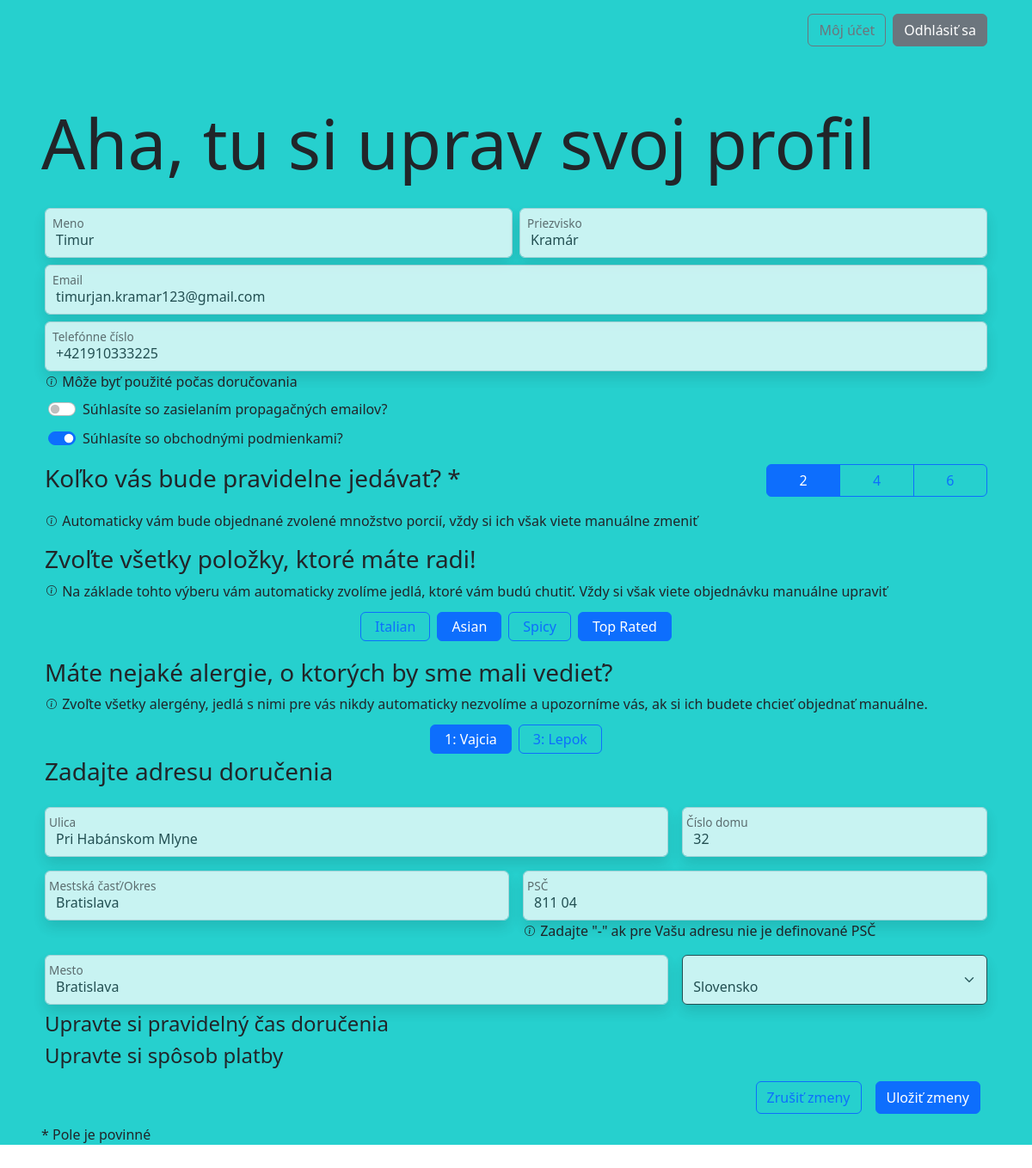
The page /my_account (signed in) on the database as committed earlier.
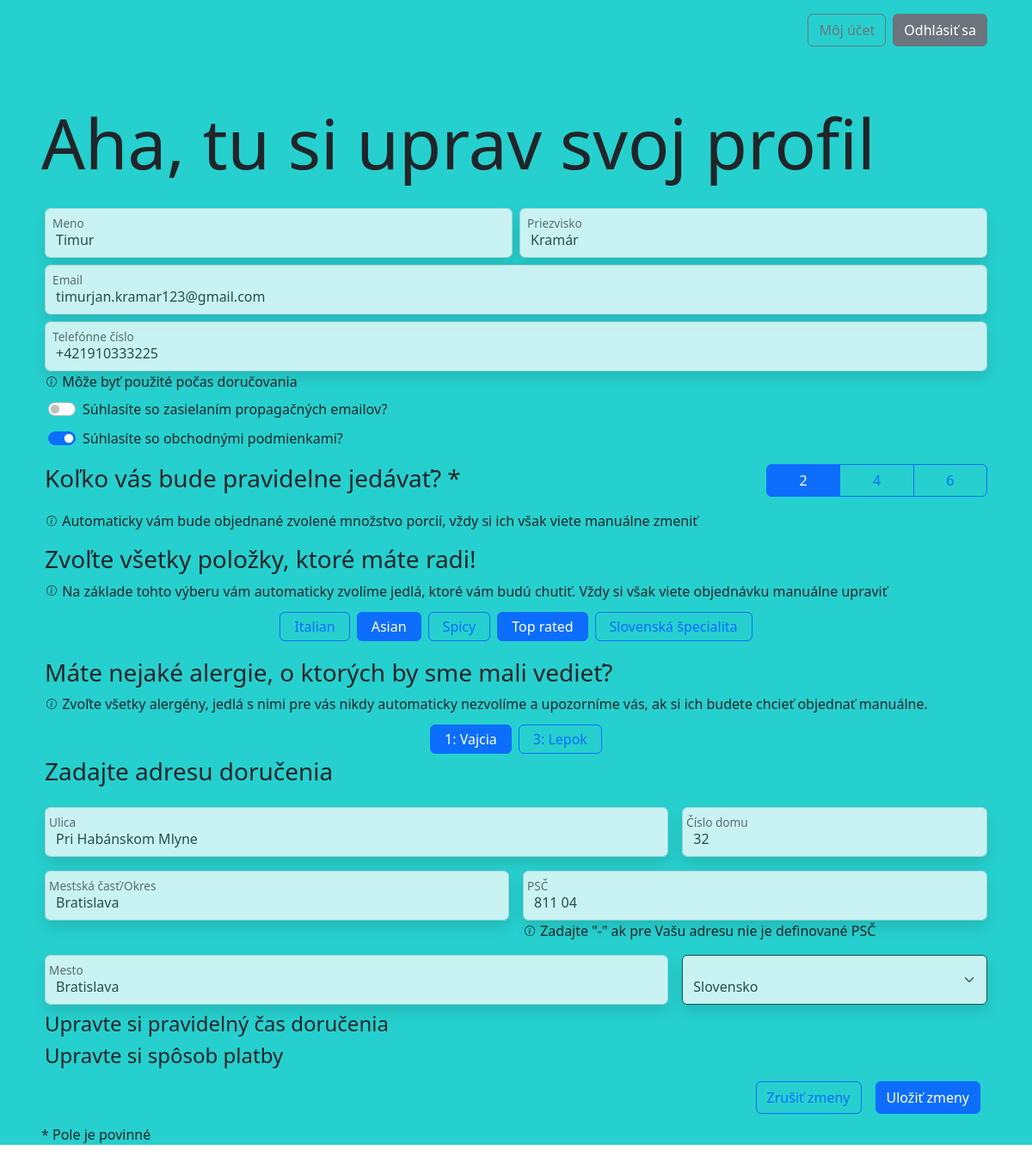
The same page on the database as committed later.
### home/models.py (models this page shows)
class UserProfile(models.Model):
    user_name = models.OneToOneField(User, related_name='profile', on_delete=models.DO_NOTHING)
    email = models.EmailField(max_length=254,blank=False)
    phone = models.CharField(max_length=20,blank=False)
    food_preferences = models.ManyToManyField(
        'recepty.FoodAttribute',
        related_name="users",
        blank=True
    )
    alergies = models.ManyToManyField(
        'recepty.Alergen',
        related_name="users",
        blank=True
    )
    portions_options = [(2, "2"), (4, "4"), (6, "6")]
    num_portions = models.IntegerField(default=2, choices=portions_options, blank=False)
    street = models.CharField(max_length=150,blank=True)
    house_no = models.CharField(max_length=8, blank=False)
    district = models.CharField(max_length=50,blank=False)
    city = models.CharField(max_length=100,blank=False)
    postal = models.CharField(max_length=6,blank=False)
    country = models.CharField(max_length=16, blank=False)
    newsletter = models.BooleanField(default=False)
    terms_conditions = models.BooleanField(default=False)
    pescetarian = models.BooleanField(verbose_name="Pescetarian",default=False)
    vegetarian = models.BooleanField(verbose_name="Vegetarian",default=False)
    vegan = models.BooleanField(verbose_name="Vegan",default=False)
    gluten_free = models.BooleanField(verbose_name="Gluten Free",default=False)

### recepty/models.py (models this page shows)
class FoodAttribute(models.Model):
    attr = models.CharField(max_length=255)
    def __str__(self):
        return self.attr

### home/views.py (the view)
# urls.py: path("my_account", views.my_account_view, name="my_account"),
@login_required
def my_account_view(request):
    if request.method == "POST":
        form = EditProfile(request.POST)
        if form.is_valid():
            return HttpResponseRedirect(reverse('home:home'))
        else:
            pass
    districts = [x[0] for x in CityDistrictPostal.objects.values_list("district").distinct()]
    cities = [x[0] for x in CityDistrictPostal.objects.values_list("city").distinct()]
    postal_codes = [x[0] for x in CityDistrictPostal.objects.values_list("postal").distinct()]
    print(postal_codes)
    streets = Streets.objects.all()
    context = {
        "form": EditProfile(
            initial={
                'firstname': request.user.first_name,
                'lastname': request.user.last_name,
                'email': request.user.email,
                'phone': request.user.profile.phone,
                'newsletter': request.user.profile.newsletter,
                'terms_conditions': request.user.profile.terms_conditions,
                'food_attributes': request.user.profile.food_preferences.all(),
                'alergies': request.user.profile.alergies.all(),
                'street': request.user.profile.street,
                'house_no': request.user.profile.house_no,
                'district': request.user.profile.district,
                'city': request.user.profile.city,
                'postal': request.user.profile.postal,
                'country': request.user.profile.country,
            }
        ),
        'districts': districts,
        'cities': cities,
        'postal_codes': postal_codes,
        'streets': streets
    }
    return render(request,"home/my_account.html",context)

### home/forms.py
class EditProfile(SignupForm):
    def __init__(self,*args, **kwargs):
        super().__init__(*args, **kwargs)
        self.helper = FormHelper(self)
        self.helper.form_action = reverse('home:my_account')
        self.helper.form_id = 'LoginForm'
        self.helper.form_class = 'needs-validation'
        self.helper.attrs = {'novalidate':''}
        self.fields.pop('password1')
        self.fields.pop('password2')

### home/models.py (called while the page is built)
    def get_user(self, user_id):
        try:
            user = UserModel.objects.get(pk=user_id)
        except UserModel.DoesNotExist:
            return None
        return user if self.user_can_authenticate(user) else None

### recepty/models.py (called while the page is built)
    def __str__(self):
        return f"{self.code}: {self.title}"

### home/templates/home/my_account.html (shortened to what this page needs)
{% extends "base.html" %}
{% load crispy_forms_tags %}
{% load static %}
{% block my_account %}
<div class="m-5">
    <h1 class="my-account">Aha, tu si uprav svoj profil</h1>
    <form class="frm p-1 needs-validation" id="MyAccount" novalidate action="{% url 'home:my_account' %}" method="post">
        <div class="row g-2 my-2">
            <div class="col-sm-6 form-floating">
                {{ form.firstname }}
                <label for="{{ form.firstname.id_for_label }}">
                </label>
            </div>
            <div class="col-sm-6 form-floating">
                {{ form.lastname }}
                <label for="{{ form.lastname.id_for_label }}">
                </label>
            </div>
            <div class="col-12 form-floating">
                {{ form.email }}
                <label for="{{ form.email.id_for_label }}">
                </label>
            </div>
            <div class="col-12 form-floating">
                {{ form.phone }}
                <label for="{{ form.phone.id_for_label }}">
                </label>
                <p class="my-0">
                    {{ form.phone.help_text }}
                </p>
            </div>
            <div class="col-12 form-check form-switch mx-2">
                {{ form.newsletter }}
                <label for="{{ form.newsletter.id_for_label }}" class="form-check-label">
                    {{ form.newsletter.label }}
                </label>
            </div>
            <div class="col-12 form-check form-switch mx-2">
                {{ form.terms_conditions }}
                <label for="{{ form.terms_conditions.id_for_label }}" class="form-check-label">
                    {{ form.terms_conditions.label }}
                </label>
            </div>
        </div>
        <div class="row mb-2">
            <h3 class="col-9 my-2">
                Koľko vás bude pravidelne jedávať? *
            </h3>
            <div class="btn-group col-3 my-2" role="group" aria-label="radio toggle">
                {% for attr in form.num_portions %}
                    <label class="btn btn-outline-primary" for="{{ attr.id_for_label }}">
                        {{ attr.choice_label }}
                    </label>
                {% endfor %}
            </div>
        </div>
        <p class="fw-lighter mb-2">
            Automaticky vám bude objednané zvolené množstvo porcií, vždy si ich však viete manuálne zmeniť
        </p>
        <h3 class="mt-3">
            Zvoľte všetky položky, ktoré máte radi!
        </h3>
        <p class="fw-lighter mb-2 ">
            Na základe tohto výberu vám automaticky zvolíme jedlá, ktoré vám budú chutiť.
            Vždy si však viete objednávku manuálne upraviť
        </p>
        <div class="d-flex flex-wrap justify-content-center">
            {% for attr in form.food_attributes %}
                <div>
                    <label class="{{ form.fields.food_attributes.label_classes }}" for="{{ attr.id_for_label }}">
                        {{ attr.choice_label }}
                    </label>
                </div>
            {% endfor %}
        </div>
        <h3 class="mt-3">
            Máte nejaké alergie, o ktorých by sme mali vedieť?
        </h3>
        <p class="fw-lighter mb-2">
            Zvoľte všetky alergény, jedlá s nimi pre vás nikdy automaticky nezvolíme a upozorníme vás,
            ak si ich budete chcieť objednať manuálne.
        </p>
        <div class="d-flex flex-wrap justify-content-center">
            {% for attr in form.alergies %}
                <label class="{{ form.fields.food_attributes.label_classes }}" for="{{ attr.id_for_label }}">
                    {{ attr.choice_label }}
                </label>
            {% endfor %}
        </div>
        <h3>Zadajte adresu doručenia</h3>
        <div class="row g-3 my-2">
            <div class="col-sm-8 form-floating">
                {{ form.street }}
                <label for="{{ form.street.id_for_label }}">
                </label>
            </div>
            <div class="col-sm-4 form-floating">
                {{ form.house_no }}
                <label for="{{ form.house_no.id_for_label }}">
                </label>
            </div>
            <div class="col-sm-6 form-floating">
                {{ form.district }}
                <label for="{{ form.district.id_for_label }}">
                </label>
            </div>
            <div class="col-sm-6 form-floating">
                {{ form.postal }}
                <label for="{{ form.postal.id_for_label }}">
                </label>
                <p class="my-0">
                    {{ form.postal.help_text }}
                </p>
            </div>
            <div class="col-sm-8 form-floating">
                {{ form.city }}
                <label for="{{ form.city.id_for_label }}">
                </label>
            </div>
            <div class="col-sm-4 form-floating">
                {{ form.country }}
            </div>
        </div>
        <h4>Upravte si pravidelný čas doručenia</h4>
        <h4>Upravte si spôsob platby</h4>
        <div class="d-flex justify-content-end mt-3 g-3">
            <a class="btn btn-outline-primary mx-2" role="button" href="{% url 'home:my_account' %}">
                Zrušiť zmeny
            </a>
            <button type="submit" class="btn btn-primary mx-2" id="submit">
                Uložiť zmeny
            </button>
        </div>
    </form>
    <p class="mt-2">* Pole je povinné</p>
</div>
{% endblock %}

### templates/base.html (shortened to what this page needs)
{% load static %}
<!DOCTYPE html>
<html lang="sk">
<head>
    <link href="{% static 'style.css' %}" rel="stylesheet">
    <link rel="stylesheet" href="https://cdn.jsdelivr.net/npm/bootstrap-icons@1.9.1/font/bootstrap-icons.css">
</head>
<body class="home">
    {% load crispy_forms_tags %}
<section class="landing-view w-100">
    <nav class="navbar navbar-expand py-3 sticky-top">
        <div class="container-fluid px-5">
            <div class="collapse navbar-collapse" id="navmenu">
                <ul class="navbar-nav ms-auto">
                    {% if request.user.is_authenticated %}
                    <li class="nav-item mx-1">
                        <a class="btn btn-outline-secondary" role="button" href="{% url 'home:my_account' %}">Môj účet</a>
                    </li>
                    <li class="nav-item mx-1">
                        <a class="btn btn-secondary" role="button" href="{% url 'home:logout' %}">Odhlásiť sa</a>
                    </li>
                    {% endif %}
                </ul>
            </div>
        </div>
    </nav>
    {% block my_account %}
    {% endblock %}
</section>
</body>
</html>

Rows that differ between the two databases and show on the page:
changed FoodAttribute: choice_label "Top Rated" → "Top rated"
added FoodAttribute: choice_label "Slovenská špecialita"
